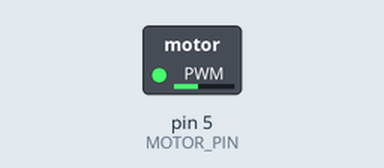
Recording of a sketch running on a simulated Arduino Uno, built with avr-gcc and run on an emulated ATmega328P. Shown: switched loads named in the sketch (green lamp = pin HIGH).

Above: at 0.1 s.
At 0.6 s:
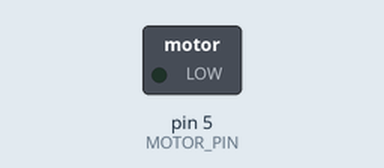
Timing chart, 0 to 2.1 s (numbered marks = the images above):
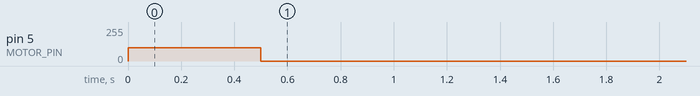

The sketch:

Lazy_susan_test.ino
```cpp
#define MOTOR_PIN 5 // PWM-capable pin (D5 on Feather nRF52840)

void setup() {
  pinMode(MOTOR_PIN, OUTPUT);
  analogWrite(MOTOR_PIN, 100); // Set PWM to 50% (0-255 range)
  delay(500); // Run motor for 0.5 seconds
  analogWrite(MOTOR_PIN, 0); // Stop motor
}

void loop() {
  // Do nothing, motor remains off
}
```
